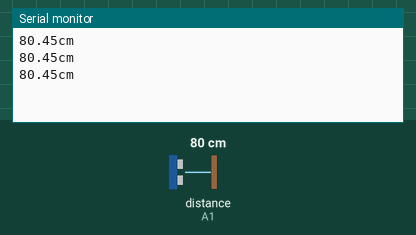
The sketch below on a simulated Arduino Uno, built with avr-gcc and run on an emulated ATmega328P. Shown: the last lines printed to the serial monitor. Wiring (inferred from the names in the program): ultrasonic range finder: trigger A0; echo A1. The test bench sets the inputs (shaded band); at power-on: distance to the obstacle (sensor on A1) 80 cm. The echo pulse lasts 58.3 µs per cm.

Above: at 1.3 s.
1.4 s: distance to the obstacle (sensor on A1) set to 2 cm
At 1.9 s:
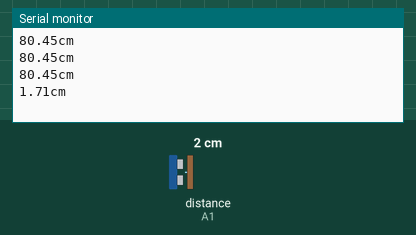
2.9 s: distance to the obstacle (sensor on A1) set to 4 cm
At 3.4 s:
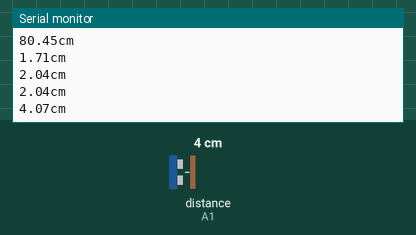
Timing chart, 0 to 5.9 s (numbered marks = the images above; inputs shaded):
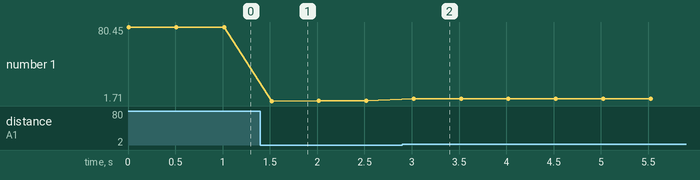

Measured:
- after the input at 1.4 s, the serial monitor: prints a new line after 0.12 s (image 1)
- after the input at 2.9 s, the serial monitor: prints a new line after 0.12 s (image 2)
- plotted number 1: 80.45 → 2.04 after the input at 1.4 s, 2.04 → 4.07 after the input at 2.9 s

The sketch:

ultrazvukove.ino
```cpp
#define ECHOPIN A1 // Echo pin z HC-SC04 na pin 2
#define TRIGPIN A0 // Trig pin z HC-SC04 na pin 3
void setup() {
//Nastaví sériovou komunikaci
Serial.begin(9600);


//Nastaví pin 2 jako vstupní
pinMode(ECHOPIN, INPUT);
//Nastaví pin 3 jako výstupní
pinMode(TRIGPIN, OUTPUT);

}

void loop() {
// Vyšle impuls do modulu HC-SR04
digitalWrite(TRIGPIN, LOW);
delayMicroseconds(2);
digitalWrite(TRIGPIN, HIGH);
delayMicroseconds(10);
digitalWrite(TRIGPIN, LOW);
// Spočítá vzdálenost
float distance = pulseIn(ECHOPIN, HIGH);
distance= distance*0.017315f;
// odešle informace na sérivý port
Serial.print(distance);
Serial.print("cm\n");
//počká 1 sekundu
delay(500);
}
```
